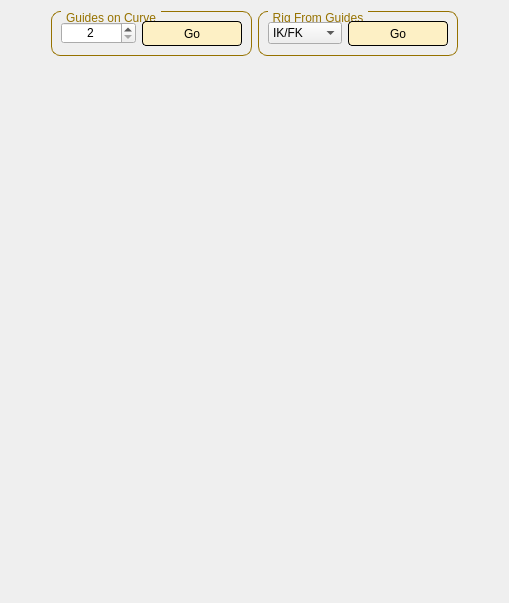
      <widget class="QWidget" name="tab_6">
       <attribute name="title">
        <string>Curve Rigs</string>
       </attribute>
       <layout class="QGridLayout" name="gridLayout_52">
        <item row="0" column="0">
         <layout class="QGridLayout" name="gridLayout_20">
          <item row="0" column="0">
           <spacer name="horizontalSpacer_4">
            <property name="orientation">
             <enum>Qt::Horizontal</enum>
            </property>
            <property name="sizeHint" stdset="0">
             <size>
              <width>40</width>
              <height>20</height>
             </size>
            </property>
           </spacer>
          </item>
          <item row="0" column="1">
           <widget class="QGroupBox" name="groupBox_24">
            <property name="enabled">
             <bool>true</bool>
            </property>
            <property name="minimumSize">
             <size>
              <width>200</width>
              <height>0</height>
             </size>
            </property>
            <property name="maximumSize">
             <size>
              <width>16777215</width>
              <height>16777215</height>
             </size>
            </property>
            <property name="styleSheet">
             <string notr="true">QGroupBox {
    border: 1px solid gray;
    border-radius: 9px;
    margin-top: 0.5em;
border-color:  rgb(150, 114, 0);
}

QGroupBox::title {
    subcontrol-origin: margin;
    left: 10px;
    padding: 0 3px 0 3px;
	color:  rgb(150, 114, 0);
}</string>
            </property>
            <property name="title">
             <string>Guides on Curve</string>
            </property>
            <layout class="QGridLayout" name="gridLayout_124">
             <property name="leftMargin">
              <number>9</number>
             </property>
             <property name="topMargin">
              <number>9</number>
             </property>
             <property name="rightMargin">
              <number>9</number>
             </property>
             <property name="bottomMargin">
              <number>9</number>
             </property>
             <property name="spacing">
              <number>6</number>
             </property>
             <item row="0" column="0">
              <layout class="QGridLayout" name="gridLayout_125">
               <item row="0" column="0">
                <widget class="QSpinBox" name="spn_gdeOnCrv">
                 <property name="minimumSize">
                  <size>
                   <width>75</width>
                   <height>0</height>
                  </size>
                 </property>
                 <property name="maximumSize">
                  <size>
                   <width>75</width>
                   <height>16777215</height>
                  </size>
                 </property>
                 <property name="alignment">
                  <set>Qt::AlignCenter</set>
                 </property>
                 <property name="minimum">
                  <number>2</number>
                 </property>
                 <property name="maximum">
                  <number>1000</number>
                 </property>
                 <property name="value">
                  <number>2</number>
                 </property>
                </widget>
               </item>
               <item row="0" column="1">
                <widget class="QPushButton" name="btn_gdeOnCrvGo">
                 <property name="minimumSize">
                  <size>
                   <width>100</width>
                   <height>25</height>
                  </size>
                 </property>
                 <property name="toolTip">
                  <string>Create guides evenly along curve. Position guides as needed. Yellow guide defines curve direction.</string>
                 </property>
                 <property name="styleSheet">
                  <string notr="true">QPushButton{
border-style: solid;
border-color: black;
border-width: 1px;
border-radius: 4px;
background-color: rgb(253, 240, 197);
color: rgb(0, 0, 0);
}
QPushButton:hover {   
border-style: solid;
border-color: black;
border-width: 1px;
border-radius: 4px;
background-color: rgb(240, 240, 240
);
color: rgb(0, 0, 0);
}</string>
                 </property>
                 <property name="text">
                  <string>Go</string>
                 </property>
                </widget>
               </item>
              </layout>
             </item>
            </layout>
           </widget>
          </item>
          <item row="0" column="2">
           <widget class="QGroupBox" name="groupBox_27">
            <property name="enabled">
             <bool>true</bool>
            </property>
            <property name="minimumSize">
             <size>
              <width>200</width>
              <height>0</height>
             </size>
            </property>
            <property name="maximumSize">
             <size>
              <width>16777215</width>
              <height>16777215</height>
             </size>
            </property>
            <property name="styleSheet">
             <string notr="true">QGroupBox {
    border: 1px solid gray;
    border-radius: 9px;
    margin-top: 0.5em;
border-color:  rgb(150, 114, 0);
}

QGroupBox::title {
    subcontrol-origin: margin;
    left: 10px;
    padding: 0 3px 0 3px;
	color:  rgb(150, 114, 0);
}</string>
            </property>
            <property name="title">
             <string>Rig From Guides</string>
            </property>
            <layout class="QGridLayout" name="gridLayout_126">
             <property name="leftMargin">
              <number>9</number>
             </property>
             <property name="topMargin">
              <number>9</number>
             </property>
             <property name="rightMargin">
              <number>9</number>
             </property>
             <property name="bottomMargin">
              <number>9</number>
             </property>
             <property name="spacing">
              <number>6</number>
             </property>
             <item row="0" column="0">
              <layout class="QGridLayout" name="gridLayout_127">
               <item row="0" column="0">
                <widget class="QComboBox" name="cbo_crvRigType">
                 <property name="enabled">
                  <bool>true</bool>
                 </property>
                 <property name="autoFillBackground">
                  <bool>false</bool>
                 </property>
                 <item>
                  <property name="text">
                   <string>IK/FK</string>
                  </property>
                 </item>
                 <item>
                  <property name="text">
                   <string>FK</string>
                  </property>
                 </item>
                </widget>
               </item>
               <item row="0" column="1">
                <widget class="QPushButton" name="btn_bldCrvRigGo">
                 <property name="minimumSize">
                  <size>
                   <width>100</width>
                   <height>25</height>
                  </size>
                 </property>
                 <property name="toolTip">
                  <string>Build rig from Guides on Curve, or current selected nurbs curve with _ctlGde children</string>
                 </property>
                 <property name="styleSheet">
                  <string notr="true">QPushButton{
border-style: solid;
border-color: black;
border-width: 1px;
border-radius: 4px;
background-color: rgb(253, 240, 197);
color: rgb(0, 0, 0);
}
QPushButton:hover {   
border-style: solid;
border-color: black;
border-width: 1px;
border-radius: 4px;
background-color: rgb(240, 240, 240
);
color: rgb(0, 0, 0);
}</string>
                 </property>
                 <property name="text">
                  <string>Go</string>
                 </property>
                </widget>
               </item>
              </layout>
             </item>
            </layout>
           </widget>
          </item>
          <item row="0" column="3">
           <spacer name="horizontalSpacer_5">
            <property name="orientation">
             <enum>Qt::Horizontal</enum>
            </property>
            <property name="sizeHint" stdset="0">
             <size>
              <width>40</width>
              <height>20</height>
             </size>
            </property>
           </spacer>
          </item>
         </layout>
        </item>
        <item row="1" column="0">
         <spacer name="verticalSpacer_5">
          <property name="orientation">
           <enum>Qt::Vertical</enum>
          </property>
          <property name="sizeHint" stdset="0">
           <size>
            <width>20</width>
            <height>536</height>
           </size>
          </property>
         </spacer>
        </item>
       </layout>
      </widget>
